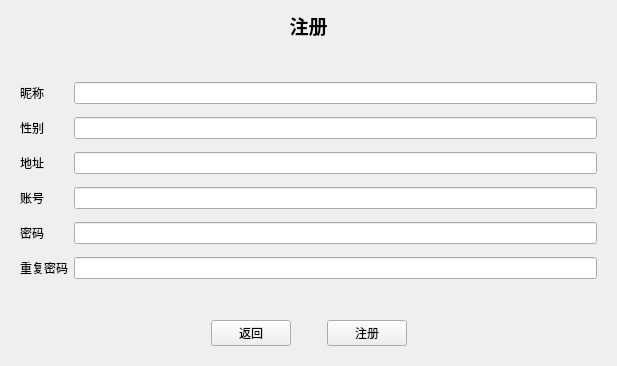
<?xml version="1.0" encoding="UTF-8"?>
<ui version="4.0">
 <class>Register</class>
 <widget class="QWidget" name="Register">
  <property name="geometry">
   <rect>
    <x>0</x>
    <y>0</y>
    <width>617</width>
    <height>366</height>
   </rect>
  </property>
  <property name="windowTitle">
   <string>Form</string>
  </property>
  <layout class="QVBoxLayout" name="verticalLayout">
   <item>
    <widget class="QLabel" name="label_7">
     <property name="sizePolicy">
      <sizepolicy hsizetype="Preferred" vsizetype="Fixed">
       <horstretch>0</horstretch>
       <verstretch>0</verstretch>
      </sizepolicy>
     </property>
     <property name="font">
      <font>
       <family>Arial</family>
       <pointsize>14</pointsize>
       <weight>75</weight>
       <bold>true</bold>
      </font>
     </property>
     <property name="text">
      <string>注册</string>
     </property>
     <property name="alignment">
      <set>Qt::AlignCenter</set>
     </property>
    </widget>
   </item>
   <item>
    <widget class="QWidget" name="widget_2" native="true">
     <property name="sizePolicy">
      <sizepolicy hsizetype="Preferred" vsizetype="Preferred">
       <horstretch>0</horstretch>
       <verstretch>0</verstretch>
      </sizepolicy>
     </property>
     <layout class="QGridLayout" name="gridLayout">
      <item row="3" column="0">
       <widget class="QLabel" name="label_3">
        <property name="text">
         <string>地址</string>
        </property>
       </widget>
      </item>
      <item row="2" column="0">
       <widget class="QLabel" name="label_2">
        <property name="text">
         <string>性别</string>
        </property>
       </widget>
      </item>
      <item row="1" column="1">
       <widget class="QLineEdit" name="lineEdit"/>
      </item>
      <item row="3" column="1">
       <widget class="QLineEdit" name="lineEdit_3"/>
      </item>
      <item row="6" column="0">
       <widget class="QLabel" name="label_6">
        <property name="text">
         <string>重复密码</string>
        </property>
       </widget>
      </item>
      <item row="6" column="1">
       <widget class="QLineEdit" name="lineEdit_6">
        <property name="echoMode">
         <enum>QLineEdit::Password</enum>
        </property>
       </widget>
      </item>
      <item row="5" column="1">
       <widget class="QLineEdit" name="lineEdit_5">
        <property name="echoMode">
         <enum>QLineEdit::Password</enum>
        </property>
       </widget>
      </item>
      <item row="4" column="0">
       <widget class="QLabel" name="label_4">
        <property name="text">
         <string>账号</string>
        </property>
       </widget>
      </item>
      <item row="5" column="0">
       <widget class="QLabel" name="label_5">
        <property name="text">
         <string>密码</string>
        </property>
       </widget>
      </item>
      <item row="2" column="1">
       <widget class="QLineEdit" name="lineEdit_2"/>
      </item>
      <item row="4" column="1">
       <widget class="QLineEdit" name="lineEdit_4"/>
      </item>
      <item row="1" column="0">
       <widget class="QLabel" name="label">
        <property name="text">
         <string>昵称</string>
        </property>
       </widget>
      </item>
      <item row="0" column="1">
       <spacer name="verticalSpacer">
        <property name="orientation">
         <enum>Qt::Vertical</enum>
        </property>
        <property name="sizeType">
         <enum>QSizePolicy::Fixed</enum>
        </property>
        <property name="sizeHint" stdset="0">
         <size>
          <width>20</width>
          <height>20</height>
         </size>
        </property>
       </spacer>
      </item>
     </layout>
    </widget>
   </item>
   <item>
    <spacer name="verticalSpacer_2">
     <property name="orientation">
      <enum>Qt::Vertical</enum>
     </property>
     <property name="sizeType">
      <enum>QSizePolicy::Fixed</enum>
     </property>
     <property name="sizeHint" stdset="0">
      <size>
       <width>20</width>
       <height>10</height>
      </size>
     </property>
    </spacer>
   </item>
   <item>
    <widget class="QWidget" name="widget" native="true">
     <property name="sizePolicy">
      <sizepolicy hsizetype="Preferred" vsizetype="Fixed">
       <horstretch>0</horstretch>
       <verstretch>0</verstretch>
      </sizepolicy>
     </property>
     <layout class="QHBoxLayout" name="horizontalLayout">
      <item>
       <spacer name="horizontalSpacer_2">
        <property name="orientation">
         <enum>Qt::Horizontal</enum>
        </property>
        <property name="sizeHint" stdset="0">
         <size>
          <width>40</width>
          <height>20</height>
         </size>
        </property>
       </spacer>
      </item>
      <item>
       <widget class="QPushButton" name="pushButton">
        <property name="text">
         <string>返回</string>
        </property>
       </widget>
      </item>
      <item>
       <spacer name="horizontalSpacer">
        <property name="orientation">
         <enum>Qt::Horizontal</enum>
        </property>
        <property name="sizeType">
         <enum>QSizePolicy::Fixed</enum>
        </property>
        <property name="sizeHint" stdset="0">
         <size>
          <width>30</width>
          <height>20</height>
         </size>
        </property>
       </spacer>
      </item>
      <item>
       <widget class="QPushButton" name="pushButton_2">
        <property name="text">
         <string>注册</string>
        </property>
       </widget>
      </item>
      <item>
       <spacer name="horizontalSpacer_3">
        <property name="orientation">
         <enum>Qt::Horizontal</enum>
        </property>
        <property name="sizeHint" stdset="0">
         <size>
          <width>40</width>
          <height>20</height>
         </size>
        </property>
       </spacer>
      </item>
     </layout>
    </widget>
   </item>
  </layout>
 </widget>
 <resources/>
 <connections/>
</ui>
